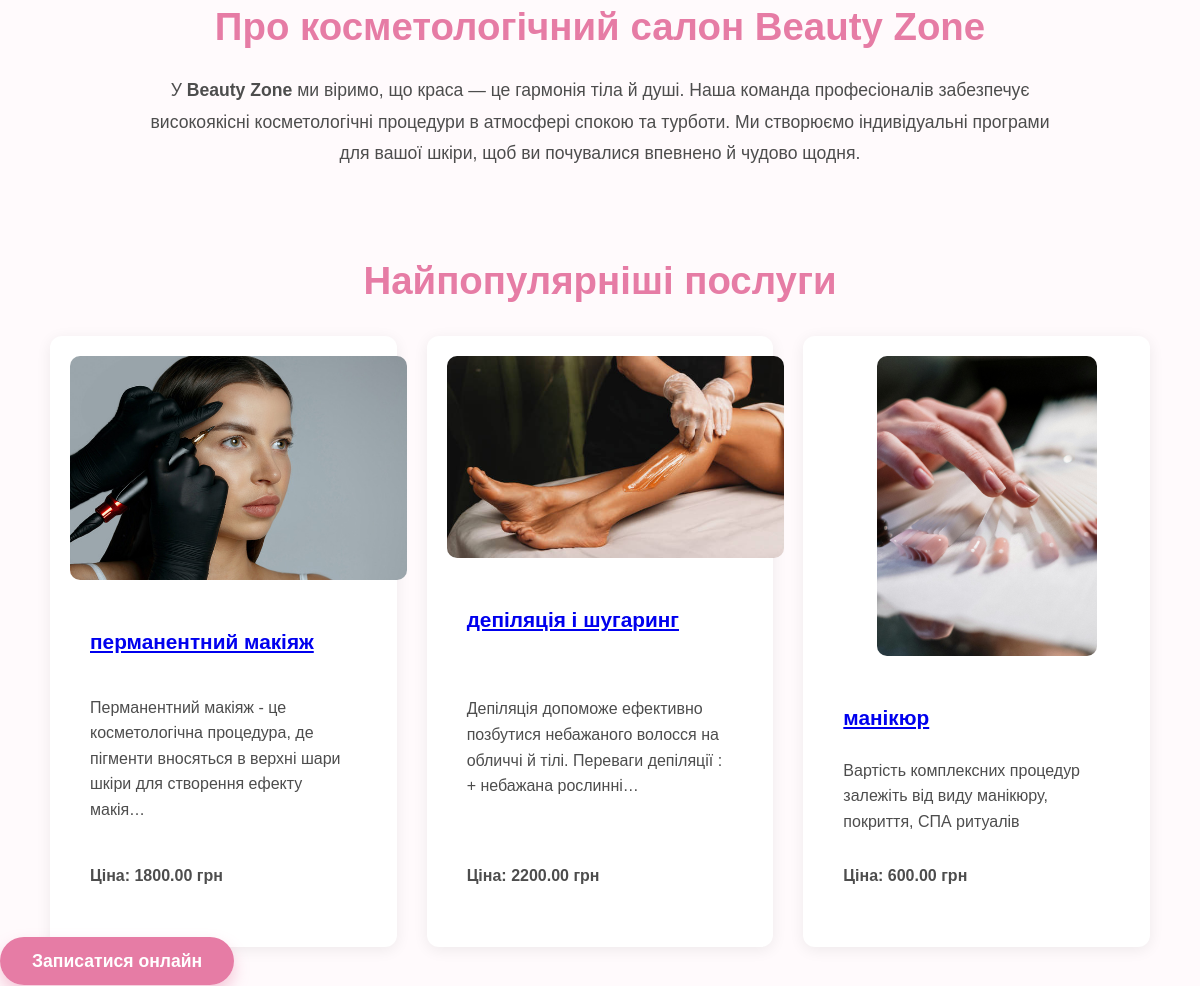
Before: / (middle part) with the older database file.
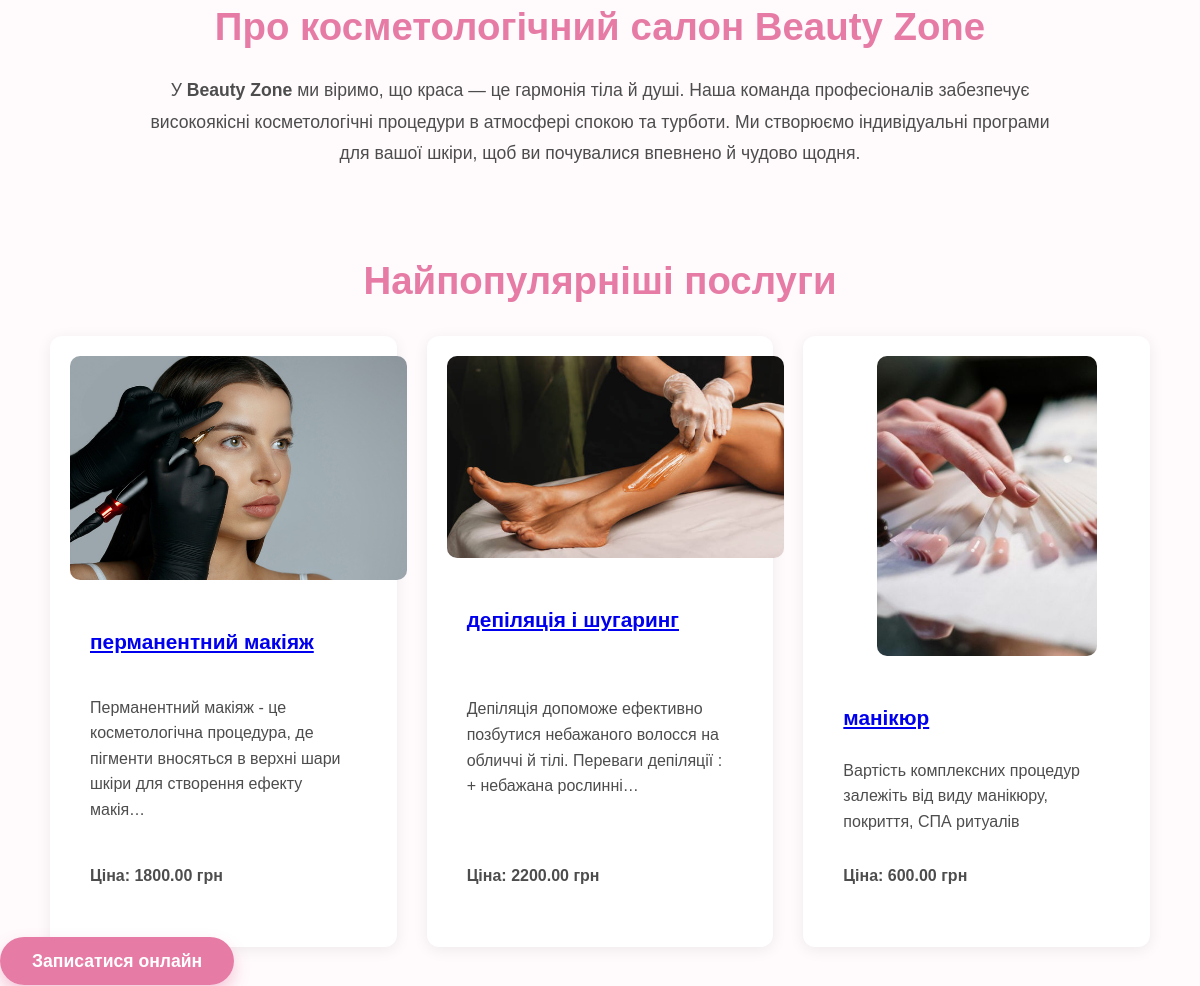
After: the same page with the newer database file.
### beauty_zone/models.py (models this page shows, shortened)
class Service(models.Model):
    name = models.CharField(max_length=200)
    slug = models.SlugField(unique=True, blank=True)
    duration = models.DurationField(default=timedelta(minutes=30))  # Тривалість процедури
    description = models.TextField()
    price = models.DecimalField(max_digits=8, decimal_places=2)
    image = models.ImageField(upload_to='services/', blank=True, null=True)

### beauty_zone/views.py (the view)
# urls.py: path('', views.home, name='home'),
def home(request):
    popular_services = Service.objects.all()[:3]  # твоя логіка
    values = [
      {'icon_path': 'M12 2L2 7l10 5 10-5-10-5zm0 13l-10-5v6l10 5 10-5v-6l-10 5z', 'title': 'Професіоналізм', 'desc': 'Кваліфіковані косметологи з великим досвідом.'},
      {'icon_path': 'M12 4a8 8 0 1 0 0 16 8 8 0 0 0 0-16z', 'title': 'Індивідуальний підхід', 'desc': 'Персональні консультації і догляд за кожним клієнтом.'},
      {'icon_path': 'M20 6h-4V2H8v4H4v16h16V6z', 'title': 'Сучасне обладнання', 'desc': 'Інноваційні технології для найкращих результатів.'}
    ]
    context = {
      'popular_services': popular_services,
      'values': values,
    }
    return render(request, 'main/home.html', context)

### beauty_zone/context_processors.py (called while the page is built)
def all_services(request):
    services = Service.objects.all()
    return {'all_services': services}

### beauty_zone/templates/main/home.html (shortened to what this page needs)
{% extends 'base.html' %}
{% block content %}
<section id="about-section" class="about container">
  <h2>Про косметологічний салон <span class="accent">Beauty Zone</span></h2>
  <p>
    У <strong>Beauty Zone</strong> ми віримо, що краса — це гармонія тіла й душі.
    Наша команда професіоналів забезпечує високоякісні косметологічні процедури в атмосфері спокою та турботи.
    Ми створюємо індивідуальні програми для вашої шкіри, щоб ви почувалися впевнено й чудово щодня.
  </p>
</section>
<section class="popular-services container">
  <h2>Найпопулярніші послуги</h2>
  <div class="services-list">
   {% for service in popular_services %}
  {% if service.slug %}
  <article class="service-card" tabindex="0" role="region" aria-label="{{ service.name }}">
    {% if service.image %}
    <a href="{% url 'service_detail' service.slug %}">
      <img src="{{ service.image.url }}" alt="{{ service.name }}" class="service-image" loading="lazy" />
    </a>
    {% endif %}
    <div class="service-content">
      <h3><a href="{% url 'service_detail' service.slug %}">{{ service.name }}</a></h3>
      <p>{{ service.description|truncatechars:120 }}</p>
      <p class="price"><strong>Ціна: {{ service.price }} грн</strong></p>
    </div>
  </article>
  {% endif %}
{% empty %}
  <p class="no-services">Поки що послуг немає.</p>
{% endfor %}
  </div>
</section>
<a href="{% url 'appointment_create' %}" class="btn btn-primary">Записатися онлайн</a>
{% endblock %}

Changed rows visible on the page:
changed Service "манікюр": image: a different picture
